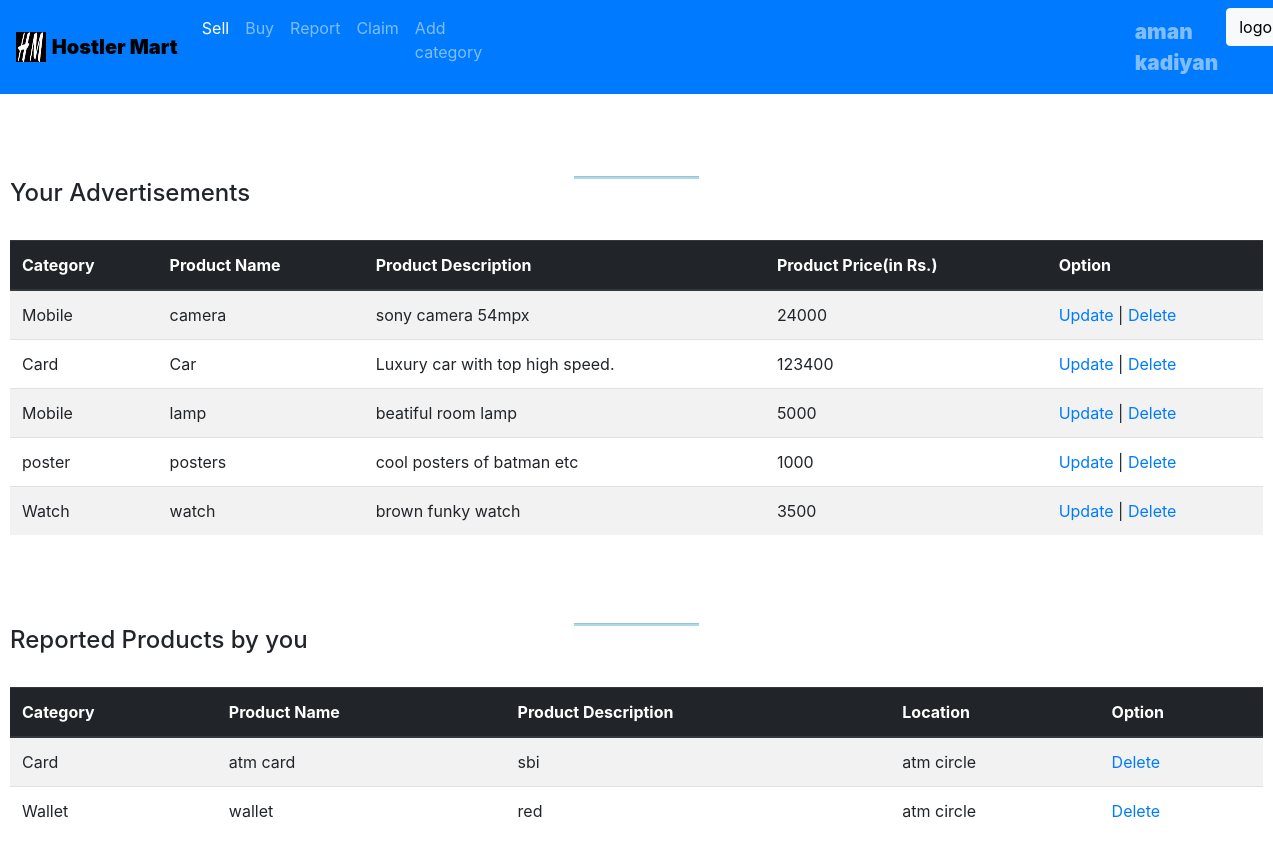
The app's page /user_page.php (signed in) with its own data.
### tables this page shows
CREATE TABLE `users` (
  `user_id` int(11) NOT NULL,
  `fname` varchar(20) NOT NULL,
  `midname` varchar(20) DEFAULT NULL,
  `lname` varchar(20) NOT NULL,
  `uname` varchar(45) NOT NULL,
  `contact` decimal(10,0) NOT NULL,
  `email` varchar(40) NOT NULL,
  `pw` varchar(30) NOT NULL,
  `address` varchar(255) NOT NULL
);

CREATE TABLE `advertisement` (
  `ad_id` int(11) NOT NULL,
  `prod_desc` varchar(255) NOT NULL,
  `prod_name` varchar(120) NOT NULL,
  `prod_price` int(11) NOT NULL,
  `category_name` varchar(30) NOT NULL,
  `prod_pic1` varchar(255) NOT NULL,
  `prod_pic2` varchar(255) NOT NULL,
  `prod_pic3` varchar(255) NOT NULL,
  `user_id` int(11) NOT NULL,
  `contact` decimal(10,0) NOT NULL
);

CREATE TABLE `foundproduct` (
  `prod_id` int(11) NOT NULL,
  `prod_name` varchar(120) NOT NULL,
  `prod_desc` varchar(255) NOT NULL,
  `location` varchar(255) NOT NULL,
  `category_name` varchar(30) NOT NULL,
  `user_id` int(11) NOT NULL,
  `contact` decimal(10,0) NOT NULL
);

### user_page.php (the view, shortened to what this page needs)
<?php
	include 'config.php';
?>
<!DOCTYPE html>
<html lang="en">
<head>
	<link rel="stylesheet" href="css/user_page.css">
	<link rel="stylesheet" href="https://maxcdn.bootstrapcdn.com/bootstrap/4.0.0/css/bootstrap.min.css">
</head>
<body>
	<nav class="navbar navbar-dark bg-primary navbar-expand-lg">
	<a class="navbar-brand" href="#">
    <img src="images/logo.jpg" width="30" height="30" class="d-inline-block align-top" alt="">
    <span class="nav-brand1">Hostler Mart</span>
  </a>
  <div  id="navbarSupportedContent" >
    <ul class="navbar-nav mr-auto">
      <li class="nav-item active">
        <a class="nav-link" href="sellsection.php">Sell <span class="sr-only">(current)</span></a>
      </li>
      <li class="nav-item">
        <a class="nav-link" href="buysection.php">Buy</a>
      </li>
      <li class="nav-item">
        <a class="nav-link " href="report_product.php">Report</a>
      </li>
	  <li class="nav-item">
        <a class="nav-link " href="claim_product.php">Claim</a>
      </li>
	  <li class="nav-item">
        <a class="nav-link " href="add_cat.php">Add category</a>
	  </li>
	  <li class="nav-item usern" >
		  <a class="nav-link usera" href="user_page.php">
	  	<?php
        $query=mysqli_query($dbconn,"SELECT * FROM `users` WHERE user_id='".$_SESSION['id']."'");
        $row=mysqli_fetch_array($query);
        echo ''.$row['fname'].' '.$row['lname'].'';;
		?>
		</a>
      </li>
	  <li class="nav-item">
        <button class=" btn btn-light" ><a href="logout.php" class="logout">logout</a></button>
      </li>
    </ul>
	</div>
	</nav>
	<br><br><br>
<div class="margin-box">
<hr class="hr">
	<h4>Your Advertisements</h4>
	<?php
		include 'config.php';
		$query = "SELECT * FROM advertisement WHERE user_id = '".$_SESSION['id']."' ORDER BY prod_name ASC";
        $result = mysqli_query($dbconn,$query);
	?>
	<br>
	<table class="table table-striped">
		<thead class="thead-dark">
		<tr>
			<th>Category</th>
			<th>Product Name</th>
			<th>Product Description</th>
			<th>Product Price(in Rs.)</th>
			<th>Option</th>
		</tr>
		</thead>
		<?php
		if($result)
		{
            while($res = mysqli_fetch_array($result)) {
            echo "<tr>";
            echo "<td>".$res['category_name']."</td>";
            echo "<td>".$res['prod_name']."</td>";
            echo "<td>".$res['prod_desc']."</td>";
            echo "<td>".$res['prod_price']."</td>";
            echo "<td><a href=\"ad_update.php?ad_id=$res[ad_id]\">Update</a> | <a href=\"ad_delete.php?ad_id=$res[ad_id]\">Delete</a></td>";
        }
    }
		?>
	</table>
<br><br><br>
<hr class="hr">
	<h4>Reported Products by you</h4>
	<?php
		include 'config.php';
		$query = "SELECT * FROM foundproduct WHERE user_id = '".$_SESSION['id']."' ORDER BY prod_name ASC";
        $result = mysqli_query($dbconn,$query);
	?>
	<br>
	<table class="table table-striped">
	<thead class="thead-dark">
		<tr>
			<th>Category</th>
			<th>Product Name</th>
			<th>Product Description</th>
			<th>Location</th>
			<th>Option</th>
		</tr>
		</thead>
		<?php
		if($result)
		{
            while($res = mysqli_fetch_array($result)) {
            echo "<tr>";
            echo "<td>".$res['category_name']."</td>";
            echo "<td>".$res['prod_name']."</td>";
            echo "<td>".$res['prod_desc']."</td>";
            echo "<td>".$res['location']."</td>";
            echo "<td><a href=\"delete_prod.php?prod_id=$res[prod_id]\">Delete</a></td>";
        }
    }
		?>
	</table>
</div>
</body>
</html>

### css/user_page.css (style rules this page uses)
.usern { margin-left: 50vw; color:black; }
.nav-brand1 { color: black; font-weight: 900; }
.logout { text-decoration: none; color: black; }
.usera { color: black; font-weight: 900; font-size: 1.3rem; }
.hr { color:lightblue; width: 10%; margin: auto; text-align: center; height: 2px; background-color: lightblue; }
.margin-box { margin: 10px; }

### records on screen
users: fname "aman", lname "kadiyan"
advertisement: category_name "Mobile", prod_name "camera", prod_desc "sony camera 54mpx", prod_price "24000"
advertisement: category_name "Card", prod_name "Car", prod_desc "Luxury car with top high speed.", prod_price "123400"
advertisement: category_name "Mobile", prod_name "lamp", prod_desc "beatiful room lamp", prod_price "5000"
advertisement: category_name "poster", prod_name "posters", prod_desc "cool posters of batman etc", prod_price "1000"
advertisement: category_name "Watch", prod_name "watch", prod_desc "brown funky watch", prod_price "3500"
foundproduct: category_name "Card", prod_name "atm card", prod_desc "sbi", location "atm circle"
foundproduct: category_name "Wallet", prod_name "wallet", prod_desc "red", location "atm circle"
